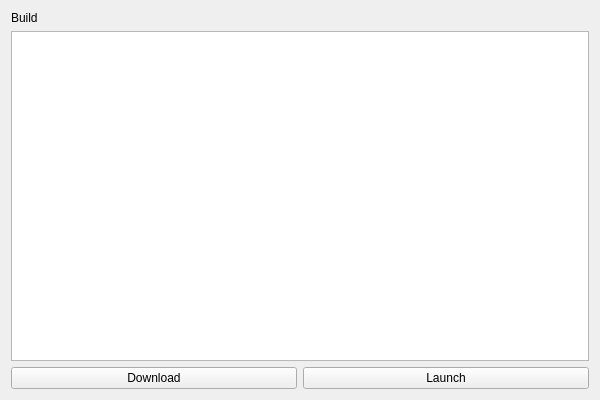
<?xml version="1.0" encoding="UTF-8"?>
<ui version="4.0">
 <class>BuildDetailPage</class>
 <widget class="QWidget" name="BuildDetailPage">
  <property name="geometry">
   <rect>
    <x>0</x>
    <y>0</y>
    <width>600</width>
    <height>400</height>
   </rect>
  </property>
  <layout class="QVBoxLayout" name="verticalLayout">
   <item>
    <widget class="QLabel" name="titleLabel">
     <property name="text">
      <string>Build</string>
     </property>
    </widget>
   </item>
   <item>
    <widget class="QTextEdit" name="descriptionText">
     <property name="readOnly">
      <bool>true</bool>
     </property>
    </widget>
   </item>
   <item>
    <layout class="QHBoxLayout" name="buttonLayout">
     <item>
      <widget class="QPushButton" name="downloadBtn">
       <property name="text">
        <string>Download</string>
       </property>
      </widget>
     </item>
     <item>
      <widget class="QPushButton" name="launchBtn">
       <property name="text">
        <string>Launch</string>
       </property>
      </widget>
     </item>
    </layout>
   </item>
  </layout>
 </widget>
 <resources/>
 <connections/>
</ui>
